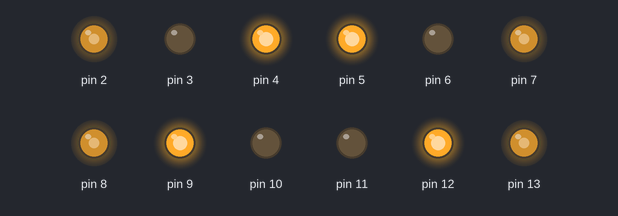
Bench run of a sketch on a simulated Arduino Mega 2560, built with avr-gcc and run on an emulated ATmega2560. On the bench: output pins drawn as LEDs (lit = HIGH).

Above: at 0.1 s.
Timing chart, 0 to 1.6 s (numbered marks = the images above):
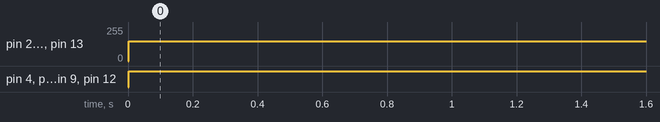

Measured:
- by itself, pin 2, pin 7, pin 8, pin 13: 0/255 → 150/255 at 0.00 s
- by itself, pin 4, pin 5, pin 9, pin 12: LOW → HIGH at 0.00 s

The sketch:

main.ino
```cpp
#include <Arduino.h>
#include <Common.h>
//#include <Compass.h>
#include <define.h>
#include <I2C.h>
//#include <lightSensor.h>
//#include <lightSensorArray.h>
#include <Motor.h>
#include <MotorController.h>
#include <camera.h>
//This is where basic documentation will go.
MotorController Motor;
//Compass compass;
Camera camera;

const int GoalAcc = 7;
const int speed = 255;
const double kp = 0.45;
const double kd = 0.9;
unsigned long previousMillis = 0;
unsigned long compMillis = 0;
int previousHeading = 0;
int bAngle = 0;
int goalAngle = 0;


void setup(){
  Serial.begin(9600);
  Motor.Setup();
  Wire.begin();
  // compass.compassSetup();
  // compass.calibrate();
  camera.init();
}

void loop(){


  //compass.updateGyro();

  if (camera.bGoalAngle != -2 || camera.yGoalAngle != 2)  {
    if (camera.bGoalAngle != -2) {
      goalAngle = camera.bGoalAngle;
    }
  } else {
    goalAngle = 0;
  }
  //
  // if (goalAngle > 10 && goalAngle < 180) {
  //   Motor.weights[0] += 30;
  //
  // }  else {
  //   if (goalAngle < 350 && goalAngle > 180){
// }
  //     Motor.weights[2] += -30;
    // }

  unsigned long currentMillis = millis();

  int relativeHeading = goalAngle > 180 ? (360 - goalAngle) : goalAngle;

  double diffTime = ((double)(currentMillis - compMillis))/100.0;
  double difference = ((double)(relativeHeading - previousHeading)) / diffTime;
  compMillis = currentMillis;
  //Serial.print((previousHeading-relativeHeading));
  //Serial.print("\t");
  //Serial.println(difference);
  previousHeading = relativeHeading;

  int correction = round(kp*((double)relativeHeading) + kd*difference);

  camera.update();

  if (camera.ballAngle > 340 || camera.ballAngle < 20) {
    bAngle = 180;
    } else {
      if (camera.ballAngle < 80) {
        bAngle = 90;
      } else {
        if (camera.ballAngle < 290) {
          bAngle = 0;
        } else {
          bAngle = 270;
      }
    }
  }


  Motor.Move(bAngle, correction, 150);
    }
```
